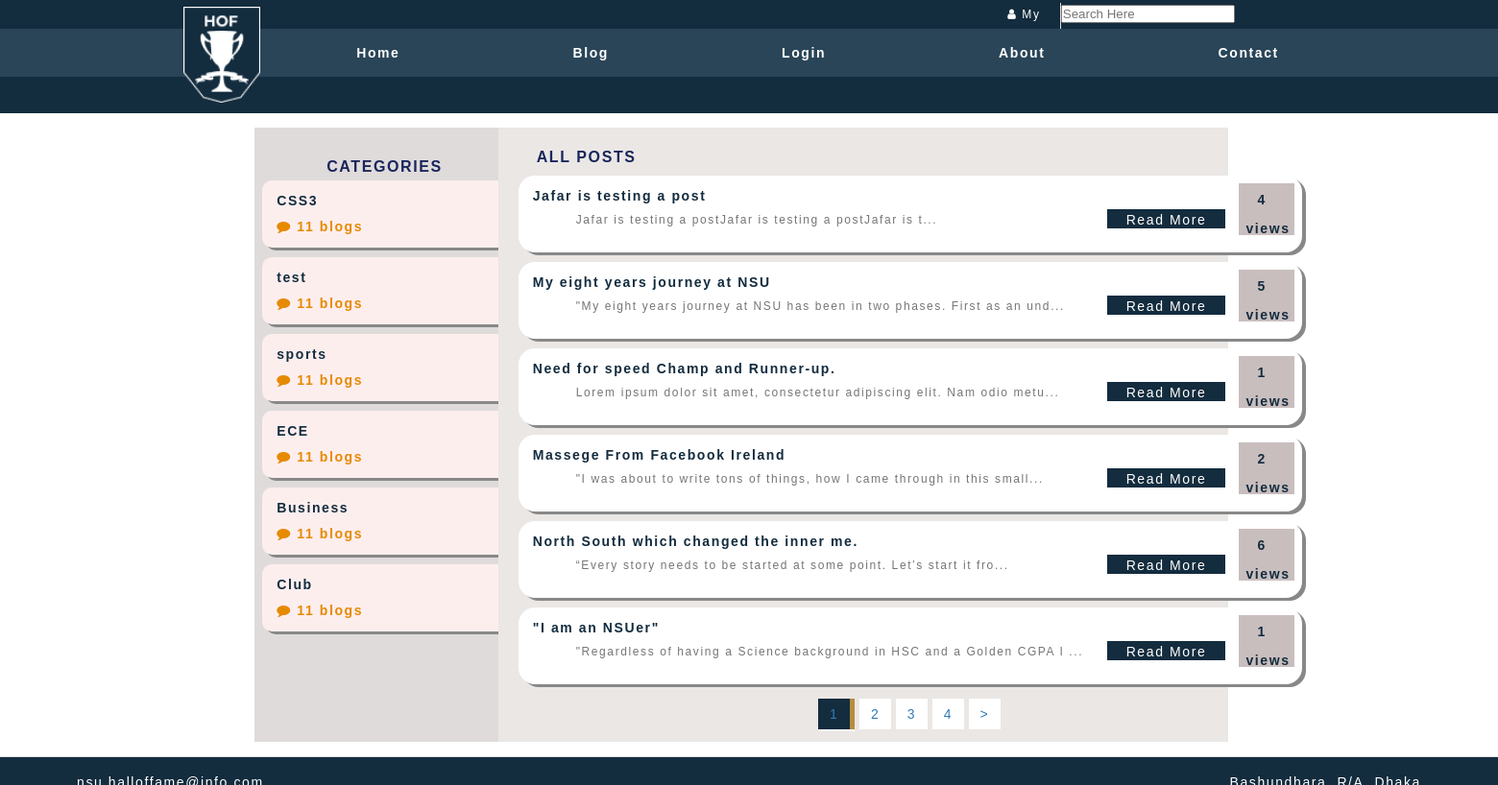
Screenshot of /blog.php with the database file from the repository.
### tables this page shows
CREATE TABLE `category` (
  `cat_id` int(11) NOT NULL,
  `cat_datetime` date NOT NULL,
  `cat_name` varchar(50) NOT NULL,
  `cat_creator` varchar(50) NOT NULL
);

CREATE TABLE `post` (
  `post_id` int(11) NOT NULL,
  `post_date_time` date NOT NULL,
  `title` varchar(50) NOT NULL,
  `category` varchar(50) NOT NULL,
  `author` varchar(50) NOT NULL,
  `image` varchar(500) NOT NULL,
  `post` text NOT NULL,
  `views` int(10) NOT NULL,
  `outlet` varchar(100) NOT NULL,
  `owner` varchar(100) NOT NULL,
  `fb_link` varchar(255) NOT NULL,
  `insta_link` varchar(255) NOT NULL,
  `web_link` varchar(255) NOT NULL,
  `reacts` int(11) NOT NULL
);

### includes/functions.php (called while the page is built, shortened)
<?php
require_once('dbconnect.php');
function Query ($query) {
	global $con;
	try {
		$exec = mysqli_query($con,$query) or die(mysqli_error($con));
		if($exec) {
			return $exec;
		}
	}catch (Exception $e) {
		echo $e->getMessage();
	}
	return false;
}
?>

### blog.php (the view, shortened to what this page needs)
<?php
	require_once('./includes/functions.php');
?>
<!DOCTYPE html>
<html lang="en">
  <head>
    <link rel="stylesheet" href="https://use.typekit.net/nfp7kim.css">
    <link rel="stylesheet" href="https://cdnjs.cloudflare.com/ajax/libs/font-awesome/4.7.0/css/font-awesome.min.css">
    <link rel="stylesheet" href="./fonts/icomoon/style.css">
    <link rel="stylesheet" href="css/style.css">
  </head>
  <body>
    <div class="header-position">
      <header class="container-header">
        <div class="top-nav">
          <div class="container-top">
            <nav class="navbar-top">
              <div class="collapse-top">
                <ul class="navbar-nav">
                  <li class="nav-item">
<?php
	if(isset($_SESSION["username"])){
		echo '
		<a class="nav-link" href="profile.php">
		<i class="fa fa-user"></i>' . $_SESSION["username"] . '
		';
	}else{
		echo '
		<a class="nav-link" href="login.php">
		<i class="fa fa-user"></i> My Account
		';
	}
?>
                  </a>
                </li>
              <li class="top-search">
                <form>
                  <input type="text" name="search" id="search" placeholder="Search Here">
                </form>
              </li>
              </ul>
          </div>
          </nav>
        </div>
    </div>
    <div class="header-middle">
      <div class="container-middle">
        <div class="menu">
          <nav class="navbar-middle">
            <a class="navbar-brand" href="">
              <img src="./images/logo.png" alt="">
            </a>
            <div class="collapse-middle">
              <ul class="navbar-nav">
                <li>
                  <a href="index.php">Home
                  </a>
                </li>
                <li>
                  <a href="blog.php">Blog
                  </a>
                </li>
                <li>
                  <a href="login.php">Login
                  </a>
                </li>
                <li>
                  <a href="about.php">About
                  </a>
                </li>
                <li>
                  <a href="contact.php">Contact
                  </a>
                </li>
              </ul>
            </div>
          </nav>
        </div>
      </div>
    </div>
    </header>
  <div class="date-bar">
  </div>
  </div>
<div class="contents">
  <div class="body-content">
    <div class="body-left">
      <div class="body-left-1">
        <p class="blog align1">Categories
        </p>
        <div class="container">
<?php
	$sql = "SELECT cat_name FROM category Limit 7";
	$exec = Query($sql);
	if (mysqli_num_rows($exec) > 0) {
		while ($category = mysqli_fetch_assoc($exec)) {
?>
          <div class="row">
            <div class="col-12">
              <div class="blog-content">
                <a href="blog.php?category=<?php echo $category['cat_name'] ?>" class="top-blog">
                  <?php echo $category['cat_name'] ?>
                </a>
                <span>
                  <i class="fa fa-comment" aria-hidden="true">
                  </i> 11 blogs
                </span>
              </div>
            </div>
          </div>
<?php
		}
	}
?>
        </div>
      </div>
    </div>
    <div class="body-right">
      <p class="blog align5">All Posts
      </p>
      <div class="container" style="height: 540px;">
<?php
	$numOfCols = 1;
	$rowCount = 0;
	$bootstrapColWidth = 12 / $numOfCols;
	$page = 1;
	$query = "";
	if ( isset($_GET['search'])) {
			$search = $_GET['search'];
			$query = "SELECT * FROM post WHERE post_date_time LIKE '%$search%' OR title LIKE '%$search%' OR category LIKE '$search%' OR author LIKE '$search%' OR post LIKE '$search%' LIMIT 6";
	}else if ( isset($_GET['category'])) {
		$query = "SELECT * FROM post WHERE category = '$_GET[category]' LIMIT 6";
	}else{
		$query = "SELECT * FROM post ORDER BY post_date_time DESC LIMIT 0,6";
	}
	$exec = Query($query) or die(mysqli_error($con));
	if( $exec ) {
		if (mysqli_num_rows($exec) > 0) {
			while ( $post = mysqli_fetch_assoc($exec) ) {
				$post_id = $post['post_id'];
				$post_title = $post['title'];
				$views = $post['views'];
				$post_content = substr($post['post'], 0,70) . '...';
				$rows = array(1);
				foreach ($rows as $row){
					if($rowCount % $numOfCols == 0) {
?>
        <div class="row">
<?php
					}
					$rowCount++;
?>
          <div class="col-lg-<?php echo $bootstrapColWidth; ?>">
            <div class="blog-1">
              <p class="top-blog">
                <?php echo htmlentities($post_title); ?>
              </p>
              <p class="about about3">
                <?php echo htmlentities($post_content); ?>
              </p>
              <div class="views">
                <p class="vp1">
                  <?php echo htmlentities($views); ?>
                <p>
                <p class="vp2">views
              </div>
              <a href="seepost.php?id=<?php echo $post_id;?>" class="read read-2">Read More
              </a>
            </div>
          </div>
<?php
				if($rowCount % $numOfCols == 0) {
?>
        </div>
<?php
					}
				}
			}
		}else {
			echo "<span class='lead'>No result<span>";
		}
	}
?>
      </div>
      <div class="container">
        <div class="row mt-5">
          <div class="col-lg-12 text-center">
            <div class="pagi">
<?php  if(!isset($_GET['category']) && !isset($_GET['search'])) { ?>
              <ul class="pagination">
<?php
	$sql = "SELECT COUNT(*) FROM post";
	$exec = Query($sql);
	$rowCount = mysqli_fetch_array($exec);
	$totalRow = array_shift($rowCount);
	$postPerPage = ceil($totalRow / 6);
	for ($count = 1; $count <= $postPerPage; $count++){
		if ($page == $count) {
?>
                <li class="active">
                  <a href="blog.php?page=<?php echo $count ?>">
                    <?php echo $count ?>
                  </a>
                </li>
<?php
		}else {
?>
                <li>
                  <a href="blog.php?page=<?php echo $count ?>">
                    <?php echo $count ?>
                  </a>
                </li>
<?php
		}
	}
		if($page < $postPerPage) {
?>
                <li>
                  <a href="blog.php?page=<?php echo $page + 1; ?>">>
                  </a>
                </li>
<?php
		}
	}
?>
              </ul>
            </div>
          </div>
        </div>
      </div>
    </div>
  </div>
</div>
<footer class="foot">
  <p class="comp">nsu.halloffame@info.com
  </p>
  <p class="comp3">Bashundhara, R/A, Dhaka
  </p>
</footer>
</body>
</html>

### rows the page displays
category: cat_name "CSS3"
category: cat_name "test"
category: cat_name "sports"
category: cat_name "ECE"
category: cat_name "Business"
category: cat_name "Club"
post: title "Jafar is testing a post", post "Jafar is testing a postJafar is testing a postJafar is t...", views "4"
post: title "My eight years journey at NSU", post "\"My eight years journey at NSU has been in two phases. First as an und...", views "5"
post: title "Need for speed Champ and Runner-up.", post "Lorem ipsum dolor sit amet, consectetur adipiscing elit. Nam odio metu...", views "1"
post: title "Massege From Facebook Ireland", post "\"I was about to write tons of things, how I came through in this small...", views "2"
post: title "North South which changed the inner me.", post "“Every story needs to be started at some point. Let’s start it fro...", views "6"
post: title "\"I am an NSUer\"", post "\"Regardless of having a Science background in HSC and a Golden CGPA I ...", views "1"
